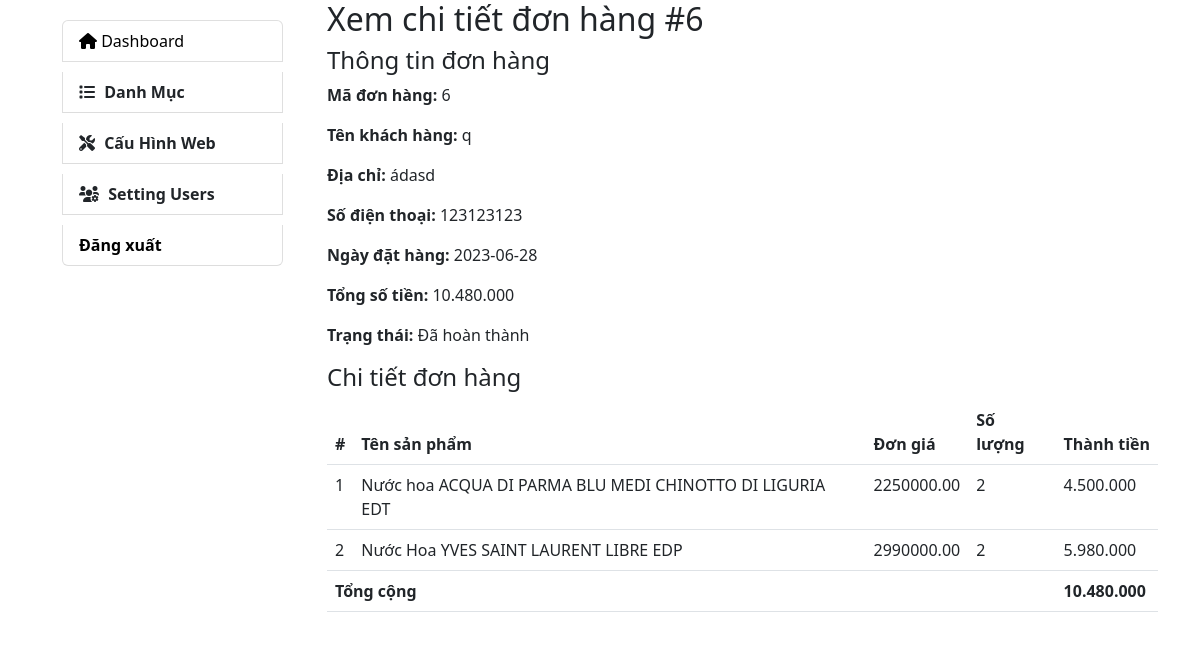
/backend/admin/donhang/view.php?id=6 (signed in), run on the app's committed database.
### tables this page shows
CREATE TABLE `orders` (
  `order_id` int(11) NOT NULL,
  `order_date` date DEFAULT NULL,
  `total_amount` decimal(10,2) DEFAULT NULL,
  `status` varchar(255) DEFAULT NULL,
  `name` varchar(255) DEFAULT NULL,
  `address` varchar(255) DEFAULT NULL,
  `phone` varchar(255) DEFAULT NULL
);

CREATE TABLE `order_details` (
  `order_detail_id` int(11) NOT NULL,
  `order_id` int(11) DEFAULT NULL,
  `product_id` int(11) DEFAULT NULL,
  `quantity` int(11) DEFAULT NULL,
  `price` decimal(10,2) DEFAULT NULL
);

CREATE TABLE `products` (
  `product_id` int(11) NOT NULL,
  `name` varchar(255) NOT NULL,
  `description` text DEFAULT NULL,
  `price` decimal(10,2) NOT NULL,
  `image` varchar(255) DEFAULT NULL,
  `category_id` int(11) DEFAULT NULL,
  `brand_id` int(11) DEFAULT NULL,
  `origin_id` int(11) DEFAULT NULL,
  `created_at` timestamp NOT NULL DEFAULT current_timestamp(),
  `updated_at` timestamp NOT NULL DEFAULT current_timestamp() ON UPDATE current_timestamp()
);

### backend/admin/donhang/view.php (the view, shortened to what this page needs)
<?php
require_once "../../../dbconnect.php";
$orderID = $_GET['id'];
$query = "SELECT * FROM orders WHERE order_id = $orderID";
$result = mysqli_query($conn, $query);
$row = mysqli_fetch_assoc($result);
$query = "SELECT order_details.*, products.name AS product_name, products.price AS product_price
          FROM order_details
          INNER JOIN products ON order_details.product_id = products.product_id
          WHERE order_id = $orderID";
$detailResult = mysqli_query($conn, $query);
?>
<!DOCTYPE html>
<html lang="en">
<head>
    <link rel="stylesheet" href="https://cdn.jsdelivr.net/npm/bootstrap@5.2.0/dist/css/bootstrap.min.css">
    <link rel="stylesheet" href="https://cdnjs.cloudflare.com/ajax/libs/font-awesome/5.15.4/css/all.min.css">
</head>
<body>
    <div class="container">
        <div class="row">
            <div class="col-3">
                <?php require_once "../../layouts/sidebar.php"; ?>
            </div>
            <div class="col-9">
                <h2>Xem chi tiết đơn hàng #<?php echo $row['order_id']; ?></h2>
                <div class="mb-3">
                    <h4>Thông tin đơn hàng</h4>
                    <p><strong>Mã đơn hàng:</strong> <?php echo $row['order_id']; ?></p>
                    <p><strong>Tên khách hàng:</strong> <?php echo $row['name']; ?></p>
                    <p><strong>Địa chỉ:</strong> <?php echo $row['address']; ?></p>
                    <p><strong>Số điện thoại:</strong> <?php echo $row['phone']; ?></p>
                    <p><strong>Ngày đặt hàng:</strong> <?php echo $row['order_date']; ?></p>
                    <p><strong>Tổng số tiền:</strong> <?php echo number_format($row['total_amount'], 0, ',', '.'); ?></p>
                    <p><strong>Trạng thái:</strong> <?php echo $row['status']; ?></p>
                </div>
                <div>
                    <h4>Chi tiết đơn hàng</h4>
                    <table class="table">
                        <thead>
                            <tr>
                                <th>#</th>
                                <th>Tên sản phẩm</th>
                                <th>Đơn giá</th>
                                <th>Số lượng</th>
                                <th>Thành tiền</th>
                            </tr>
                        </thead>
                        <tbody>
                            <?php
                            $totalAmount = 0;
                            $counter = 1;
                            while ($detailRow = mysqli_fetch_assoc($detailResult)) :
                                $productPrice = $detailRow['product_price'];
                                $quantity = $detailRow['quantity'];
                                $subtotal = $productPrice * $quantity;
                                $totalAmount += $subtotal;
                            ?>
                                <tr>
                                    <td><?php echo $counter++; ?></td>
                                    <td><?php echo $detailRow['product_name']; ?></td>
                                    <td><?php echo $productPrice; ?></td>
                                    <td><?php echo $quantity; ?></td>
                                    <td><?php echo number_format($subtotal, 0, ',', '.'); ?></td>
                                </tr>
                            <?php endwhile; ?>
                        </tbody>
                        <tfoot>
                            <tr>
                                <th colspan="4">Tổng cộng</th>
                                <th><?php echo number_format($totalAmount, 0, ',', '.'); ?></th>
                            </tr>
                        </tfoot>
                    </table>
                </div>
            </div>
        </div>
    </div>
</body>
</html>

### data on the page
orders: order_id "6", name "q", address "ádasd", phone "123123123", order_date "2023-06-28", total_amount "10.480.000", status "Đã hoàn thành"
order_details: product.name "Nước hoa ACQUA DI PARMA BLU MEDI CHINOTTO DI LIGURIA EDT", product.price "2250000.00", quantity "2", subtotal "4.500.000"
order_details: product.name "Nước Hoa YVES SAINT LAURENT LIBRE EDP", product.price "2990000.00", quantity "2", subtotal "5.980.000"

### other printed values
$totalAmount "10.480.000"
